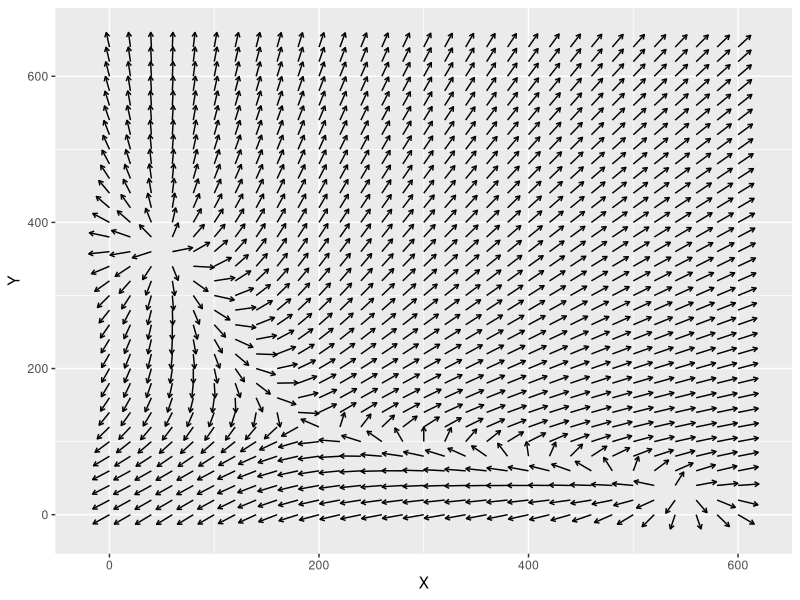
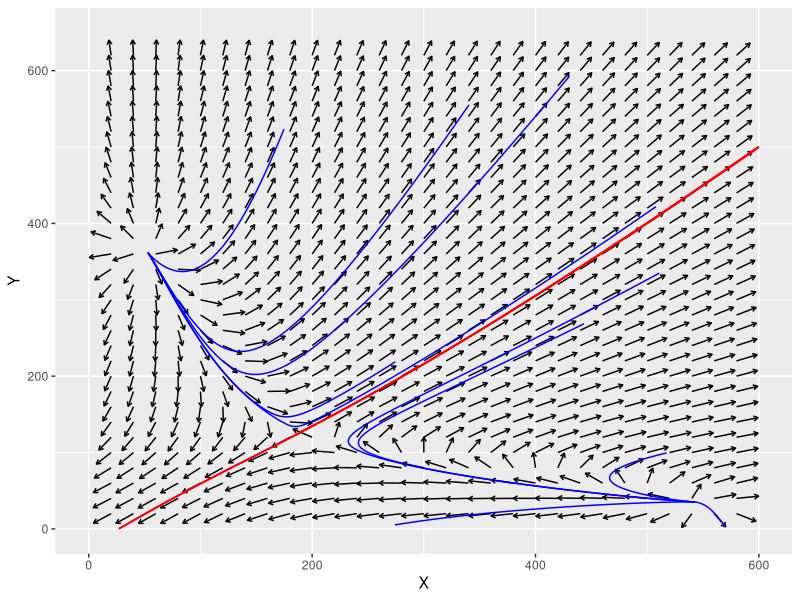

Write R code to recreate these figures, in order.
## ---- chunk 1
knitr::opts_chunk$set(echo = TRUE)
## ---- chunk 2
library(ggplot2)
hill_inh <- function(X,Xth,n) {
  a = (X/Xth)**n
  return(1/(1+a))
}

derivs_ts_revised <- function(t, Xs) {
  X = Xs[1]
  Y = Xs[2]
  dxdt = -(5 + 50 * hill_inh(Y, 100, 4) - 0.1 * X)
  dydt = -(4 + 40 * hill_inh(X, 150, 4) - 0.12 * Y)
  return(c(dxdt, dydt))
}

X_all = seq(0, 600, by=20)   # all X grids
Y_all = seq(0, 650, by=20)   # all Y grids
XY_all = expand.grid(X_all, Y_all)   # all combinations of X and Y

results_unit = t(apply(XY_all, MARGIN=1, function(Xs) {
  v = derivs_ts_revised(0, Xs)
  v_norm = v / sqrt(v[1]**2 + v[2]**2)
  return(c(Xs, v_norm))})) # generate all vector field data
colnames(results_unit) = c("X", "Y", "dX", "dY")

p1 = ggplot(data=as.data.frame(results_unit), aes(x=X, y=Y)) + 
  geom_segment(aes(xend=X+20*dX, yend=Y+20*dY), arrow = arrow(length = unit(0.05,"in")))
p1 
## ---- chunk 3
# 4th order Runge-Kutta (RK4) for a generic multi-variable system
RK4_generic <- function(derivs, X0, t.total, dt, ...){
  # derivs: the function of the derivatives 
  # X0: initial condition, a vector of multiple variables
  # t.total: total simulation time, assuming t starts from 0 at the beginning
  # dt: time step size 
  t_all = seq(0, t.total, by=dt)
  n_all = length(t_all)
  nx = length(X0)
  X_all = matrix(0, nrow = n_all, ncol = nx)
  X_all[1,] =  X0
  for (i in 1:(n_all-1)) {
    t_0= t_all[i]
    t_0.5 = t_0 + 0.5*dt
    t_1 = t_0 + dt
    k1 = dt * derivs(t_0,X_all[i,],...)
    k2 = dt * derivs(t_0.5,X_all[i,] + k1/2,...)
    k3 = dt * derivs(t_0.5,X_all[i,] + k2/2,...)
    k4 = dt * derivs(t_1,X_all[i,] + k3,...)
    X_all[i+1,] = X_all[i,] + (k1+2*k2+2*k3+k4)/6
  }
  return(cbind(t_all, X_all))   # the output is a matrix of t & X(t) for all time steps
}

derivs_ts_orig <- function(t, Xs) {
  X = Xs[1]
  Y = Xs[2]
  dxdt = 5 + 50 * hill_inh(Y, 100, 4) - 0.1 * X
  dydt = 4 + 40 * hill_inh(X, 150, 4) - 0.12 * Y
  return(c(dxdt, dydt))
}

set.seed(77)   # set the seed for the random number generator, remove this line to generate more random initial conditions
t.total = 100
dt  = 0.01
X_range = c(0,600)
Y_range = c(0,650)

# Simulations of the original system
X_init_1 = array(runif(20, 0, 600), dim = c(10,2)) # generate 10 random initial conditions
for(i in seq_len(nrow(X_init_1))){
  results = RK4_generic(derivs_ts_orig, X_init_1[i,], t.total, dt)
  colnames(results) = c("t", "X", "Y")
  p1 = p1 + geom_path(data=as.data.frame(results), aes(x=X, y=Y), color = "blue")
}

# Simulation to find separatrix
X_init_2 = array(runif(20, -1, 1), dim = c(10,2)) # generate 10 random initial conditions
for(i in seq_len(nrow(X_init_2))){
  X_init = X_init_2[i,] + c(189.96888, 126.64398)
  results = RK4_generic(derivs_ts_revised, X_init, t.total, dt)
  results = results[which(((results[,2] - X_range[1])*(results[,2] - X_range[2]) <0) &
          ((results[,3] - Y_range[1])*(results[,3] - Y_range[2]) < 0)),] # filter points outside of the plotting area
  colnames(results) = c("t", "X", "Y")
  p1 = p1 + geom_path(data=as.data.frame(results), aes(x=X, y=Y), color = "red")
}

p1 + xlim(0, 600) + ylim(0, 650)
